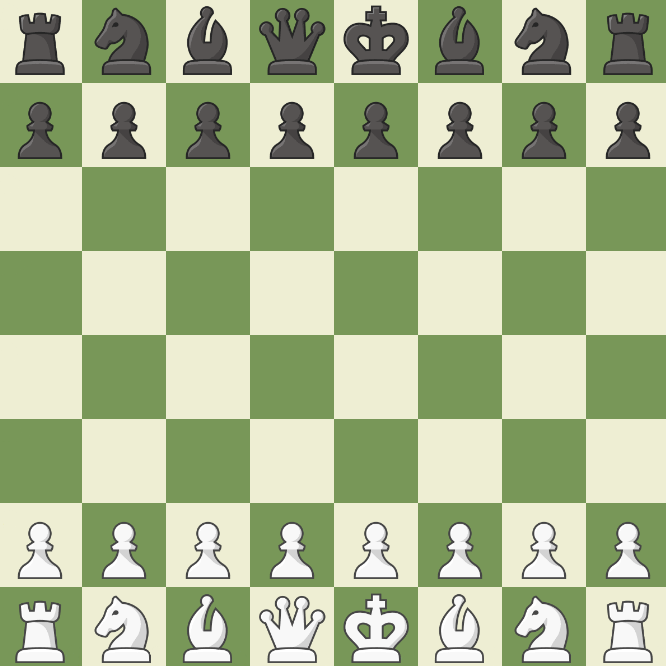
#> input picture textures/board_complete1.png, 666 x 666 px
$ python test.py
#> lines starting #> are read from the running program, lines starting #| are printed output that depends on the picture; after the words box and inside, x2 and y2 are one past the last pixel; in counts of white or black regions, pixels touching at a corner belong together
from PIL import Image
import numpy as np

# Load the image
image = Image.open('../textures/board_complete1.png')  # Replace with your image file name
#> image is the input picture: PIL image 666x666 RGBA; mean R, G, B, A 173.1, 186.2, 147.6, 255

# Convert the image to RGBA (to handle transparency)
image = image.convert('RGBA')

# Convert image data to a NumPy array for easier manipulation
data = np.array(image)

# Define color ranges for white and green squares (based on typical chessboard colors)
# Adjust these values if necessary based on the exact shades of green and white in your image
white_square = [238, 238, 210]  # Approximate RGB for white squares
green_square = [118, 150, 86]   # Approximate RGB for green squares

# Create a mask that identifies pixels that are not part of the background (i.e., not green or white)
mask = ~(
    ((np.abs(data[:, :, :3] - white_square) < 5).all(axis=-1)) |  # White square threshold
    ((np.abs(data[:, :, :3] - green_square) < 30).all(axis=-1))    # Green square threshold
)
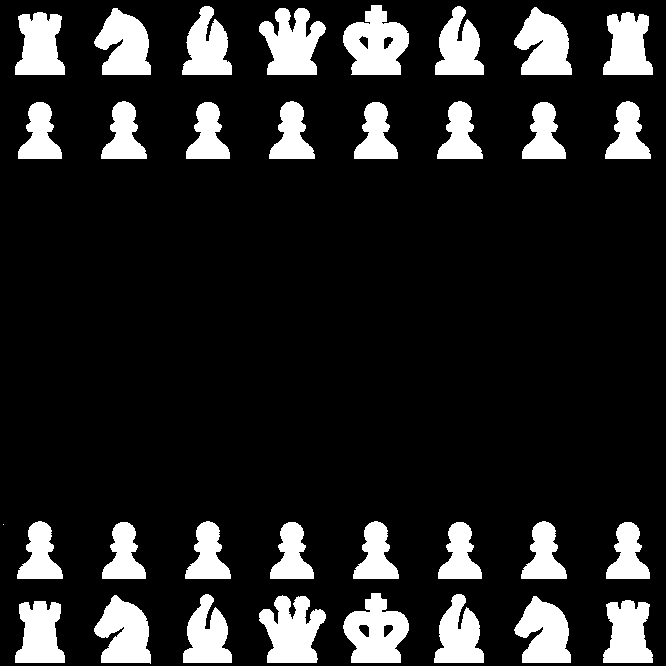
#> mask: shape (666, 666) bool; 14.8% white; 33 white regions (1 under 20 px), largest, box (x1, y1, x2, y2) and area: (343, 5, 409, 75) 3067, (259, 595, 326, 663) 2994, (343, 593, 409, 663) 2968

# Create a new array for the output image with transparent background
new_data = np.zeros_like(data)

# Copy over only the pixels corresponding to chess pieces (where mask is True)
new_data[mask] = data[mask]
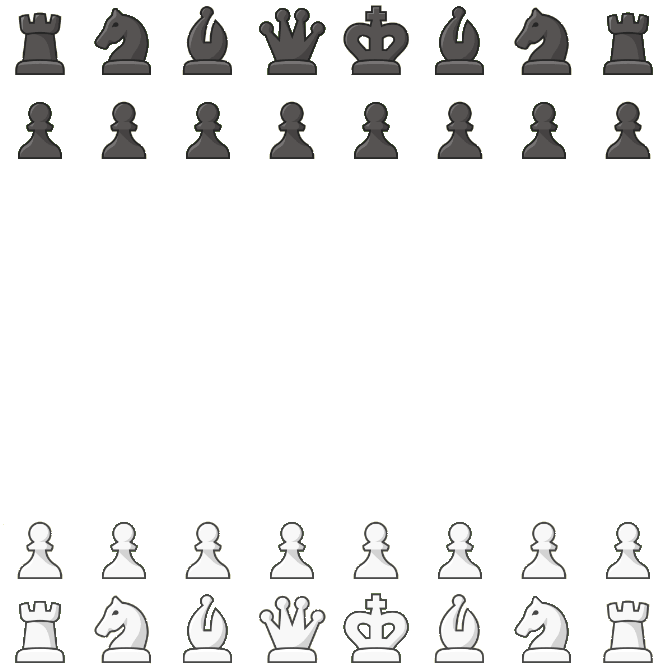
#> new_data: shape (666, 666, 4); mean R, G, B, A 20.7, 20.6, 20.3, 37.6; transparent parts drawn white

# Set non-piece areas to fully transparent (alpha = 0)
new_data[~mask, 3] = 0

# Convert back to an image
new_image = Image.fromarray(new_data, 'RGBA')

# Save the new image with transparent background
new_image.save('../textures/chess_pieces_transparent.png')
